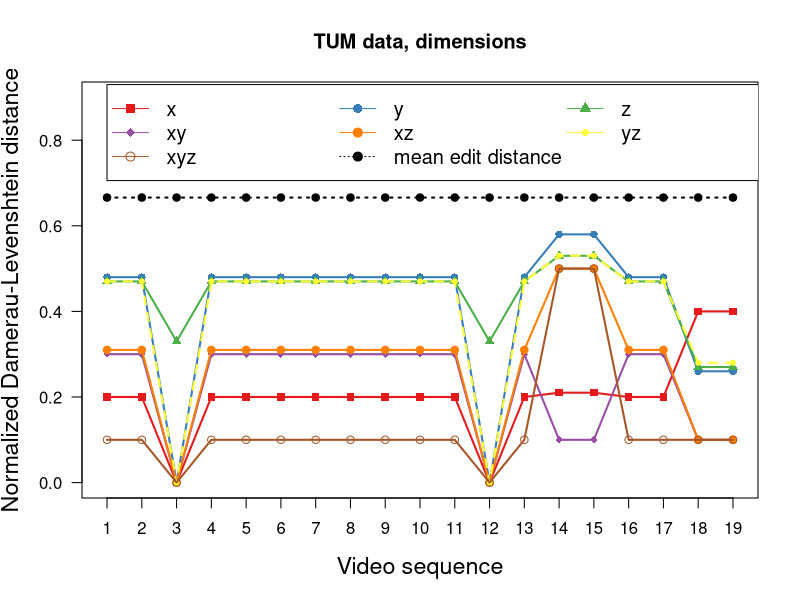

Source code (R):
library(RColorBrewer)

# Define data (x: videos, y: fit of model, edit distance with Damerau-Levenshtein)
xdata <- c(1,2,3,4,5,6,7,8,9,10,11,12,13,14,15,16,17,18,19)
x <- c(0.2,0.2,0,0.2,0.2,0.2,0.2,0.2,0.2,0.2,0.2,0,0.2,0.21,0.21,0.2,0.2,0.4,0.4)
y <- c(0.48,0.48,0,0.48,0.48,0.48,0.48,0.48,0.48,0.48,0.48,0,0.48,0.58,0.58,0.48,0.48,0.26,0.26)
z <- c(0.47,0.47,0.33,0.47,0.47,0.47,0.47,0.47,0.47,0.47,0.47,0.33,0.47,0.53,0.53,0.47,0.47,0.27,0.27)
xy <- c(0.3,0.3,0,0.3,0.3,0.3,0.3,0.3,0.3,0.3,0.3,0,0.3,0.1,0.1,0.3,0.3,0.1,0.1)
xz <- c(0.31,0.31,0,0.31,0.31,0.31,0.31,0.31,0.31,0.31,0.31,0,0.31,0.5,0.5,0.31,0.31,0.1,0.1)
yz <- c(0.47,0.47,0,0.47,0.47,0.47,0.47,0.47,0.47,0.47,0.47,0,0.47,0.53,0.53,0.47,0.47,0.28,0.28)
xyz <- c(0.1,0.1,0,0.1,0.1,0.1,0.1,0.1,0.1,0.1,0.1,0,0.1,0.5,0.5,0.1,0.1,0.1,0.1)
avg <- c(0.666,0.666,0.666,0.666,0.666,0.666,0.666,0.666,0.666,0.666,0.666,0.666,0.666,0.666,0.666,0.666,0.666,0.666,0.666)
  
col = brewer.pal(n=7,name='Set1')

# Plot x
plot(xdata, x, type='o', col=col[1], pch=15, lty=1, ylim=c(0,0.9), lwd=2, 
     ylab='Normalized Damerau-Levenshtein distance', main="TUM data, dimensions",
     xlab='Video sequence', las=1, xaxt='n', cex.lab=1.4)
axis(side=1, at=1:19, labels=xdata, cex.axis=1)

# Plot y
points(xdata, y, col=col[2], pch=16)
lines(xdata, y, col=col[2], lty=1, lwd=2)

# Plot z
points(xdata, z, col=col[3], pch=17)
lines(xdata, z, col=col[3], lty=1, lwd=2)

# Plot xy
points(xdata, xy, col=col[4], pch=18)
lines(xdata, xy, col=col[4], lty=1, lwd=2)

# Plot xz
points(xdata, xz, col=col[5], pch=19)
lines(xdata, xz, col=col[5], lty=1, lwd=2)

# Plot yz
points(xdata, yz, col=col[6], pch=20)
lines(xdata, yz, col=col[6], lty=2, lwd=2)

# Plot xyz
points(xdata, xyz, col=col[7], pch=21)
lines(xdata, xyz, col=col[7], lty=1, lwd=2)

# Plot avg/baseline
points(xdata, avg, col='black', pch=19)
lines(xdata, avg, col='black', lty=3, lwd=2)


# Plot legend in 3 columns
legend_order <- matrix(1:9, ncol=3, byrow=TRUE)

legend(1,0.93, c('x','y','z','xy','xz','yz','xyz','mean edit distance')[legend_order], 
       col=c(col[1],col[2],col[3],col[4],col[5],col[6],col[7],'black')[legend_order], 
       pch=c(15,16,17,18,19,20,21,19)[legend_order], lty=c(1,1,1,1,1,1,1,3)[legend_order], ncol=3, cex=1.2)
